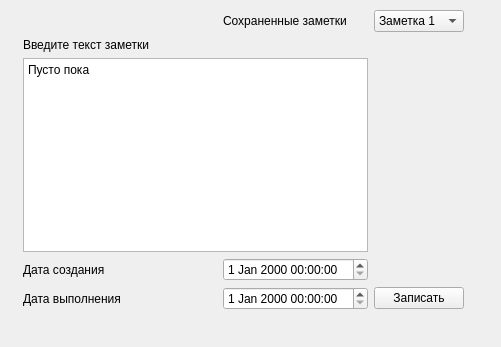
<?xml version="1.0" encoding="UTF-8"?>
<ui version="4.0">
 <class>widget</class>
 <widget class="QWidget" name="widget">
  <property name="geometry">
   <rect>
    <x>0</x>
    <y>0</y>
    <width>501</width>
    <height>347</height>
   </rect>
  </property>
  <property name="windowTitle">
   <string>Заметки</string>
  </property>
  <widget class="QWidget" name="layoutWidget">
   <property name="geometry">
    <rect>
     <x>23</x>
     <y>10</y>
     <width>441</width>
     <height>300</height>
    </rect>
   </property>
   <layout class="QGridLayout" name="gridLayout">
    <item row="0" column="3">
     <widget class="QComboBox" name="comboBox">
      <item>
       <property name="text">
        <string>Заметка 1</string>
       </property>
      </item>
      <item>
       <property name="text">
        <string>Заметка 2</string>
       </property>
      </item>
     </widget>
    </item>
    <item row="1" column="0" colspan="2">
     <widget class="QLabel" name="label">
      <property name="text">
       <string>Введите текст заметки</string>
      </property>
     </widget>
    </item>
    <item row="2" column="0" colspan="3">
     <widget class="QTextEdit" name="textEdit">
      <property name="html">
       <string>&lt;!DOCTYPE HTML PUBLIC &quot;-//W3C//DTD HTML 4.0//EN&quot; &quot;http://www.w3.org/TR/REC-html40/strict.dtd&quot;&gt;
&lt;html&gt;&lt;head&gt;&lt;meta name=&quot;qrichtext&quot; content=&quot;1&quot; /&gt;&lt;meta charset=&quot;utf-8&quot; /&gt;&lt;style type=&quot;text/css&quot;&gt;
p, li { white-space: pre-wrap; }
hr { height: 1px; border-width: 0; }
li.unchecked::marker { content: &quot;\2610&quot;; }
li.checked::marker { content: &quot;\2612&quot;; }
&lt;/style&gt;&lt;/head&gt;&lt;body style=&quot; font-family:'Segoe UI'; font-size:9pt; font-weight:400; font-style:normal;&quot;&gt;
&lt;p style=&quot; margin-top:0px; margin-bottom:0px; margin-left:0px; margin-right:0px; -qt-block-indent:0; text-indent:0px;&quot;&gt;Пусто пока&lt;/p&gt;&lt;/body&gt;&lt;/html&gt;</string>
      </property>
     </widget>
    </item>
    <item row="3" column="0">
     <widget class="QLabel" name="label_3">
      <property name="text">
       <string>Дата создания</string>
      </property>
     </widget>
    </item>
    <item row="3" column="2">
     <widget class="QDateTimeEdit" name="dateTimeEdit_1"/>
    </item>
    <item row="4" column="0">
     <widget class="QLabel" name="label_2">
      <property name="text">
       <string>Дата выполнения</string>
      </property>
     </widget>
    </item>
    <item row="4" column="2">
     <widget class="QDateTimeEdit" name="dateTimeEdit_2"/>
    </item>
    <item row="4" column="3">
     <widget class="QPushButton" name="pushButton">
      <property name="text">
       <string>Записать</string>
      </property>
     </widget>
    </item>
    <item row="0" column="2">
     <widget class="QLabel" name="label_4">
      <property name="text">
       <string>Сохраненные заметки</string>
      </property>
     </widget>
    </item>
   </layout>
  </widget>
 </widget>
 <resources/>
 <connections/>
</ui>
